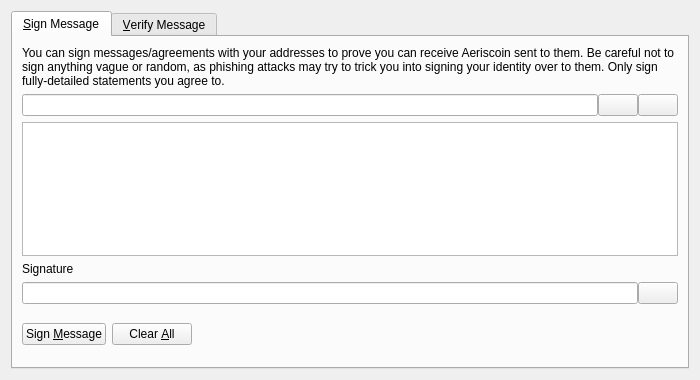
<?xml version="1.0" encoding="UTF-8"?>
<ui version="4.0">
 <class>SignVerifyMessageDialog</class>
 <widget class="QDialog" name="SignVerifyMessageDialog">
  <property name="geometry">
   <rect>
    <x>0</x>
    <y>0</y>
    <width>700</width>
    <height>380</height>
   </rect>
  </property>
  <property name="windowTitle">
   <string>Signatures - Sign / Verify a Message</string>
  </property>
  <property name="modal">
   <bool>true</bool>
  </property>
  <layout class="QVBoxLayout" name="verticalLayout">
   <item>
    <widget class="QTabWidget" name="tabWidget">
     <property name="currentIndex">
      <number>0</number>
     </property>
     <widget class="QWidget" name="tabSignMessage">
      <attribute name="title">
       <string>&amp;Sign Message</string>
      </attribute>
      <layout class="QVBoxLayout" name="verticalLayout_SM">
       <item>
        <widget class="QLabel" name="infoLabel_SM">
         <property name="text">
          <string>You can sign messages/agreements with your addresses to prove you can receive Aeriscoin sent to them. Be careful not to sign anything vague or random, as phishing attacks may try to trick you into signing your identity over to them. Only sign fully-detailed statements you agree to.</string>
         </property>
         <property name="textFormat">
          <enum>Qt::PlainText</enum>
         </property>
         <property name="wordWrap">
          <bool>true</bool>
         </property>
        </widget>
       </item>
       <item>
        <layout class="QHBoxLayout" name="horizontalLayout_1_SM">
         <property name="spacing">
          <number>0</number>
         </property>
         <item>
          <widget class="QValidatedLineEdit" name="addressIn_SM">
           <property name="toolTip">
            <string>The Aeriscoin address to sign the message with</string>
           </property>
          </widget>
         </item>
         <item>
          <widget class="QPushButton" name="addressBookButton_SM">
           <property name="toolTip">
            <string>Choose previously used address</string>
           </property>
           <property name="text">
            <string/>
           </property>
           <property name="shortcut">
            <string>Alt+A</string>
           </property>
           <property name="autoDefault">
            <bool>false</bool>
           </property>
          </widget>
         </item>
         <item>
          <widget class="QPushButton" name="pasteButton_SM">
           <property name="toolTip">
            <string>Paste address from clipboard</string>
           </property>
           <property name="text">
            <string/>
           </property>
           <property name="shortcut">
            <string>Alt+P</string>
           </property>
           <property name="autoDefault">
            <bool>false</bool>
           </property>
          </widget>
         </item>
        </layout>
       </item>
       <item>
        <widget class="QPlainTextEdit" name="messageIn_SM">
         <property name="toolTip">
          <string>Enter the message you want to sign here</string>
         </property>
        </widget>
       </item>
       <item>
        <widget class="QLabel" name="signatureLabel_SM">
         <property name="text">
          <string>Signature</string>
         </property>
         <property name="textFormat">
          <enum>Qt::PlainText</enum>
         </property>
        </widget>
       </item>
       <item>
        <layout class="QHBoxLayout" name="horizontalLayout_2_SM">
         <property name="spacing">
          <number>0</number>
         </property>
         <item>
          <widget class="QLineEdit" name="signatureOut_SM">
           <property name="font">
            <font>
             <italic>true</italic>
            </font>
           </property>
           <property name="readOnly">
            <bool>true</bool>
           </property>
          </widget>
         </item>
         <item>
          <widget class="QPushButton" name="copySignatureButton_SM">
           <property name="toolTip">
            <string>Copy the current signature to the system clipboard</string>
           </property>
           <property name="text">
            <string/>
           </property>
           <property name="autoDefault">
            <bool>false</bool>
           </property>
          </widget>
         </item>
        </layout>
       </item>
       <item>
        <layout class="QHBoxLayout" name="horizontalLayout_3_SM">
         <item>
          <widget class="QPushButton" name="signMessageButton_SM">
           <property name="toolTip">
            <string>Sign the message to prove you own this Aeriscoin address</string>
           </property>
           <property name="text">
            <string>Sign &amp;Message</string>
           </property>
           <property name="autoDefault">
            <bool>false</bool>
           </property>
          </widget>
         </item>
         <item>
          <widget class="QPushButton" name="clearButton_SM">
           <property name="toolTip">
            <string>Reset all sign message fields</string>
           </property>
           <property name="text">
            <string>Clear &amp;All</string>
           </property>
           <property name="autoDefault">
            <bool>false</bool>
           </property>
          </widget>
         </item>
         <item>
          <spacer name="horizontalSpacer_1_SM">
           <property name="orientation">
            <enum>Qt::Horizontal</enum>
           </property>
           <property name="sizeHint" stdset="0">
            <size>
             <width>40</width>
             <height>48</height>
            </size>
           </property>
          </spacer>
         </item>
         <item>
          <widget class="QLabel" name="statusLabel_SM">
           <property name="font">
            <font>
             <weight>75</weight>
             <bold>true</bold>
            </font>
           </property>
           <property name="text">
            <string/>
           </property>
           <property name="wordWrap">
            <bool>true</bool>
           </property>
          </widget>
         </item>
         <item>
          <spacer name="horizontalSpacer_2_SM">
           <property name="orientation">
            <enum>Qt::Horizontal</enum>
           </property>
           <property name="sizeHint" stdset="0">
            <size>
             <width>40</width>
             <height>48</height>
            </size>
           </property>
          </spacer>
         </item>
        </layout>
       </item>
      </layout>
     </widget>
     <widget class="QWidget" name="tabVerifyMessage">
      <attribute name="title">
       <string>&amp;Verify Message</string>
      </attribute>
      <layout class="QVBoxLayout" name="verticalLayout_VM">
       <item>
        <widget class="QLabel" name="infoLabel_VM">
         <property name="text">
          <string>Enter the receiver's address, message (ensure you copy line breaks, spaces, tabs, etc. exactly) and signature below to verify the message. Be careful not to read more into the signature than what is in the signed message itself, to avoid being tricked by a man-in-the-middle attack. Note that this only proves the signing party receives with the address, it cannot prove sendership of any transaction!</string>
         </property>
         <property name="textFormat">
          <enum>Qt::PlainText</enum>
         </property>
         <property name="alignment">
          <set>Qt::AlignLeading|Qt::AlignLeft|Qt::AlignTop</set>
         </property>
         <property name="wordWrap">
          <bool>true</bool>
         </property>
        </widget>
       </item>
       <item>
        <layout class="QHBoxLayout" name="horizontalLayout_1_VM">
         <property name="spacing">
          <number>0</number>
         </property>
         <item>
          <widget class="QValidatedLineEdit" name="addressIn_VM">
           <property name="toolTip">
            <string>The Aeriscoin address the message was signed with</string>
           </property>
          </widget>
         </item>
         <item>
          <widget class="QPushButton" name="addressBookButton_VM">
           <property name="toolTip">
            <string>Choose previously used address</string>
           </property>
           <property name="text">
            <string/>
           </property>
           <property name="shortcut">
            <string>Alt+A</string>
           </property>
           <property name="autoDefault">
            <bool>false</bool>
           </property>
          </widget>
         </item>
        </layout>
       </item>
       <item>
        <widget class="QPlainTextEdit" name="messageIn_VM"/>
       </item>
       <item>
        <widget class="QValidatedLineEdit" name="signatureIn_VM"/>
       </item>
       <item>
        <layout class="QHBoxLayout" name="horizontalLayout_2_VM">
         <item>
          <widget class="QPushButton" name="verifyMessageButton_VM">
           <property name="toolTip">
            <string>Verify the message to ensure it was signed with the specified Aeriscoin address</string>
           </property>
           <property name="text">
            <string>Verify &amp;Message</string>
           </property>
           <property name="autoDefault">
            <bool>false</bool>
           </property>
          </widget>
         </item>
         <item>
          <widget class="QPushButton" name="clearButton_VM">
           <property name="toolTip">
            <string>Reset all verify message fields</string>
           </property>
           <property name="text">
            <string>Clear &amp;All</string>
           </property>
           <property name="autoDefault">
            <bool>false</bool>
           </property>
          </widget>
         </item>
         <item>
          <spacer name="horizontalSpacer_1_VM">
           <property name="orientation">
            <enum>Qt::Horizontal</enum>
           </property>
           <property name="sizeHint" stdset="0">
            <size>
             <width>40</width>
             <height>48</height>
            </size>
           </property>
          </spacer>
         </item>
         <item>
          <widget class="QLabel" name="statusLabel_VM">
           <property name="font">
            <font>
             <weight>75</weight>
             <bold>true</bold>
            </font>
           </property>
           <property name="text">
            <string/>
           </property>
           <property name="wordWrap">
            <bool>true</bool>
           </property>
          </widget>
         </item>
         <item>
          <spacer name="horizontalSpacer_2_VM">
           <property name="orientation">
            <enum>Qt::Horizontal</enum>
           </property>
           <property name="sizeHint" stdset="0">
            <size>
             <width>40</width>
             <height>48</height>
            </size>
           </property>
          </spacer>
         </item>
        </layout>
       </item>
      </layout>
     </widget>
    </widget>
   </item>
  </layout>
 </widget>
 <customwidgets>
  <customwidget>
   <class>QValidatedLineEdit</class>
   <extends>QLineEdit</extends>
   <header>qvalidatedlineedit.h</header>
  </customwidget>
 </customwidgets>
 <resources>
  <include location="../aeriscoin.qrc"/>
 </resources>
 <connections/>
</ui>
